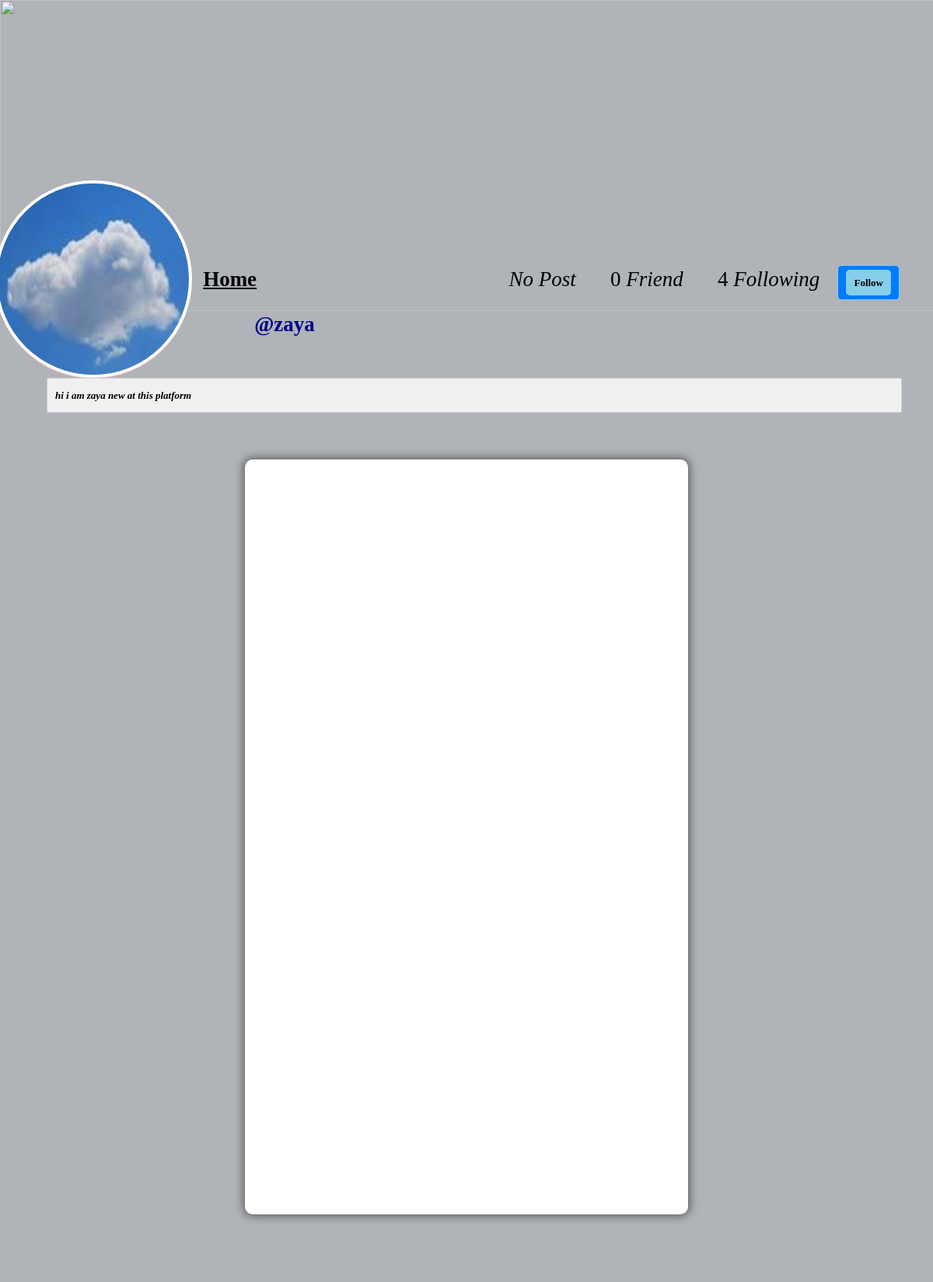
The page /profile/zaya (signed in) on the database as committed earlier.
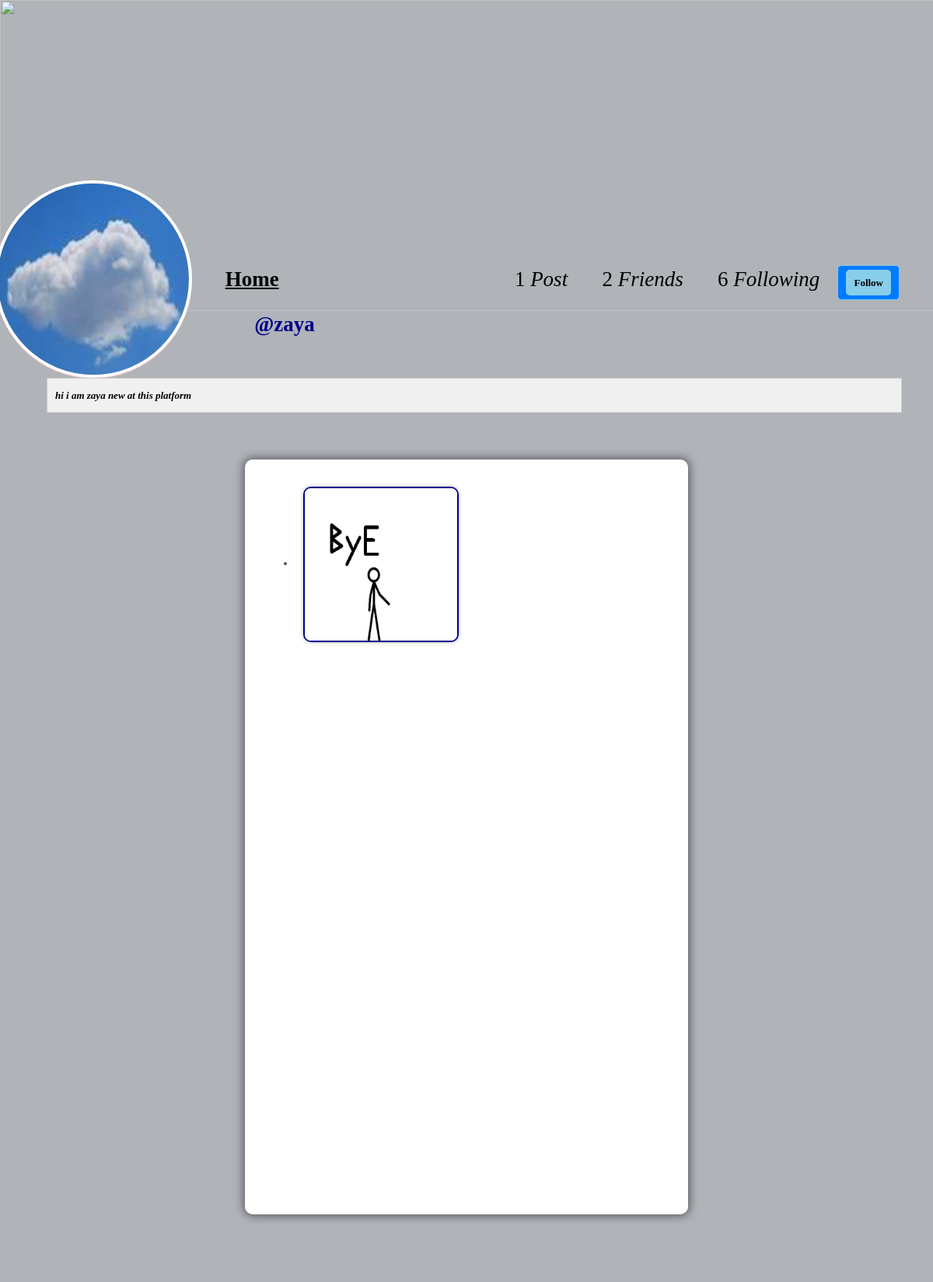
The same page on the database as committed later.
### facebook/models.py (models this page shows, shortened)
class Post(models.Model):
    id=models.UUIDField(primary_key=True, default=uuid.uuid4)
    user=models.CharField(max_length=100)
    image=models.ImageField(upload_to='post_images')
    caption=models.TextField()
    created_at=models.DateTimeField(default=datetime.now)
    no_of_likes=models.IntegerField(default=0)

### facebook/views.py (the view)
# urls.py: path('profile/<str:pk>',views.profile,name='profile'),
@login_required(login_url='login')
def profile(request, pk):
   user_object = User.objects.get(username=pk)
   user_profile = Profile.objects.get(user=user_object)
   user_posts = Post.objects.filter(user=pk)
   user_post_length = len(user_posts)
   follower = request.user.username
   user = pk
   if FollowersCount.objects.filter(follower=follower, user=user).first():
        button_text = 'Un follow'
   else:
        button_text = 'Follow'
   user_followers = len(FollowersCount.objects.filter(user=pk))
   user_following = len(FollowersCount.objects.filter(follower=pk))
   context = {
        'user_object': user_object,
        'user_profile': user_profile,
        'user_posts': user_posts,
        'user_post_length': user_post_length,
        'button_text': button_text,
        'user_followers': user_followers,
        'user_following': user_following,
    }
   return render(request, 'profile.html', context)

### templates/profile.html (shortened to what this page needs)
{% load static %}
<!DOCTYPE html>
<html lang="en">
<head>
    <link rel="stylesheet" href="{% static 'css/main.min.css' %}">
    <link rel="stylesheet" href="{% static 'css/style.css' %}">
    <link rel="stylesheet" href="{% static 'css/color.css' %}">
    <link rel="stylesheet" href="{% static 'css/responsive.css' %}">
</head>
<body>
    <section>
			<div class="feature-photo">
				<figure><img src="{% static 'images/uu.gif' %}"style="height: 400px; width: 400%; " alt=""></figure>
				<form action="/follow" method="POST">
					<div class="add-btn">
					<span style="color: black; font-size: 27px; margin-right: 300px;"><b><u><a href="/">Home</a></u></b></span>
					{% if user_post_length == 0 %}
					<span style="color: black; font-size: 27px;"><b class="icon"><i class="fa fa-file"></i></b><i>No Post</i></span>
					{% elif user_post_length == 1 %}
					<span style="color: black; font-size: 27px;"><b class="icon"></b>{{user_post_length}} <i>Post</i></span>
					{% else %}
					<span style="color: black; font-size: 27px;"><b class="icon"><i class="fa fa-files"></i></b>{{user_post_length}}<i> Posts</i></span>
					{% endif %}
					{% if user_followers == 0 or user_followers == 1 %}
					<span style="color: black; font-size: 27px;"><b class="icon"><i class="fa fa-users"></i></b></i>{{user_followers}} <i>Friend</i></span>
					{% else %}
					<span style="color: black; font-size: 27px;"><b class="icon"><i class="fa fa-users"></i></b>{{user_followers}}<i> Friends</i></span>
					{% endif %}
					<span style="color: black; font-size: 27px;"><b class="icon"><i class="fa fa-users"></i></b>{{user_following}} <i>Following</i></span>
					{% if user_object.username == user.username %}
					<a class="blue-button" href="/settings"  >Account Settings</a>
					{% else %}
					<a data-ripple="" style="background-color: skyblue; border: 1px solid skyblue; padding: 5px 10px; border-radius: 5px; color: black; text-decoration: none;">
						<button type="submit" style="background-color: skyblue; border: none; padding: 5px 10px; border-radius: 5px; color: black;">{{button_text}}</button></a>
					{% endif %}
					</div>
				</form>
				<div class="container-fluid">
					<div class="row merged" style="margin-left: 2%;">
						<div class="col-lg-2 col-sm-3" >
							<div class="user-avatar" style="width: 254px; height: 254px; border-radius: 50%; border: 4px solid white; overflow: hidden; display: flex; justify-content: center; align-items: center; color: white ;">
								<figure>
									<img src="{{user_profile.profileimg.url}}" style="width: 254px; height: 254px; border-radius: 200%;" alt="Profile Picture">
								</figure>
							</div>
						</div>
						<div class="col-lg-10 col-sm-9">
							<div class="timeline-info">
								<ul>
									<li class="admin-name">
									 <h5 style="color: darkblue;white-space: nowrap; width: 110px; font-size: 27px; margin-left: 60px;"><b>@{{user_profile.user.username}}</b></h5>
								</ul>
							</div>
						</div>
					</div>
				</div>
			</div>
		</section>
		<section>
			<div class="bio" style="background-color: #f0f0f0; padding: 10px; border: 1px solid #ccc; text-align: center;">
					<i><b>{{user_profile.bio}}</b></i>
			</div>
		</section>
	<section>
		<div class="gap gray-bg">
			<div class="container-fluid">
				<div class="row">
					<div class="col-lg-12">
						<div class="row" id="page-contents">
							<div class="col-lg-3">
							</div>
							<div class="col-lg-6">
								<div class="central-meta">
									<ul class="photos-vertical">
									{% for post in user_posts %}
									 <li>
										{% if post.image %}
									      <a class="strip" href="{{post.image.url}}" title="" data-strip-group="mygroup" data-strip-group-options="loop: false">
										  <img class="user-uploaded-image" src="{{post.image.url}}"  alt=""></a>
										 {% endif %}
										</li>
									{% endfor %}
									</ul>
								</div>
							</div>
							<div class="col-lg-3">
							</div>
						</div>
					</div>
				</div>
			</div>
		</div>
	</section>
</body>
</html>

Rows that differ between the two databases and show on the page:
added Post: image (picture)
Other text that changed with them:
{{ user_post_length }}: (not shown) → "1"
{{ user_followers }}: (not shown) → "2"
{{ user_following }}: "4" → "6"
{{ user_followers }}: "0" → (not shown)
text no longer shown: "No Post Friend"
text now shown: "Post Friends"
